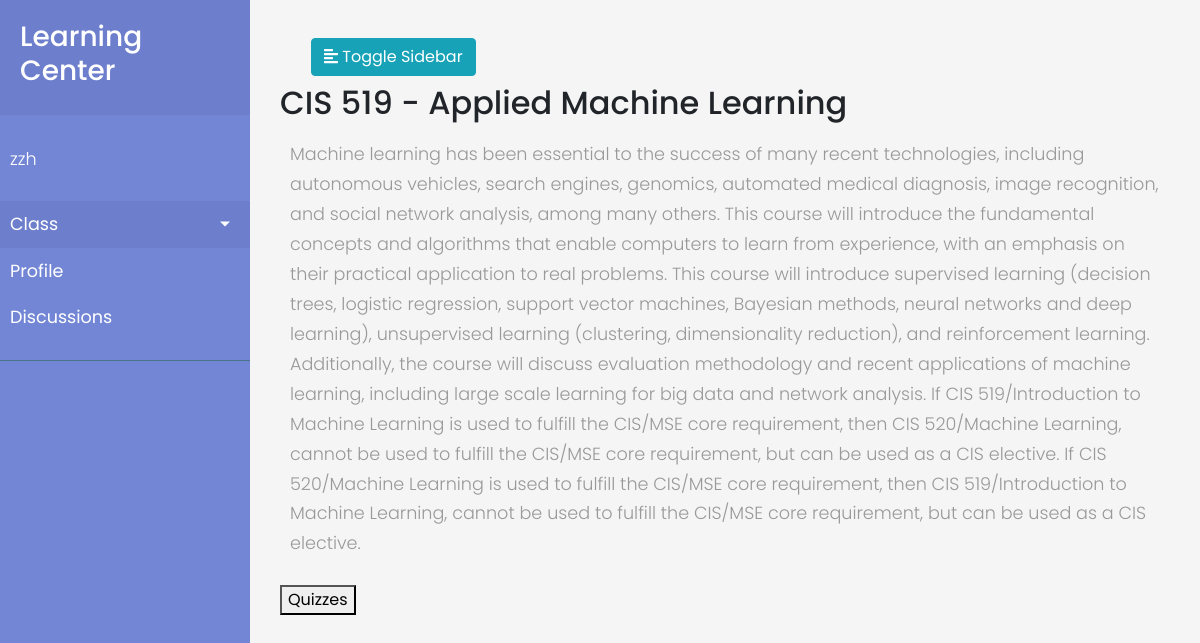
/courses/2/ (signed in), run on the app's committed database.
### accounts/models.py (models this page shows)
class User(AbstractUser):
	is_student = models.BooleanField(default=False)
	is_teacher = models.BooleanField(default=False)
	is_teaching_assistant = models.BooleanField(default=False)
	is_supervisor = models.BooleanField(default=False)

### courses/models.py (models this page shows, shortened)
class Course(models.Model):
    name = models.CharField(max_length=100)
    slug = models.SlugField()
    body = models.TextField()
    pub_date = models.DateTimeField(auto_now_add=True)
    id = models.AutoField(primary_key=True)
    author = models.ForeignKey(User, on_delete=models.CASCADE, default=None)
    class Meta:
        app_label = 'courses'

### courses/views.py (the view)
# urls.py: path('',views.course_detail, name='detail'),
@login_required(login_url="/accounts/login/")
def course_detail(request,id):
	course_info = Course.objects.get(id=id)
	courses = Course.objects.all().order_by('name')
	return render(request,'courses/course_detail.html',{'course':course_info,'courses':courses})

### courses/context_processors.py (called while the page is built)
def courses(request):
	return{
		'courses':Course.objects.all()
	}

### courses/templates/courses/course_detail.html
{% extends 'base_layout.html' %}
{% block content %}
  <div id="content">
    <nav class="navbar navbar-expand-lg navbar-light">
      <div class="container-fluid">
        <button type="button" id="sidebarCollapse" class="btn btn-info">
          <i class="fas fa-align-left"></i>
          <span>Toggle Sidebar</span>
        </button>
      </div>
    </nav>
  	<div class="course-detail">
  		<div class="page-header">
  			<h2>{{course.name}}</h2>
  		</div>
  		<p>
  			{{course.body}}
  		</p>
    <div class="quiz">
      <a href="{% url 'courses:quiz_list' course.id %}">
        <button>Quizzes</button>
      </a>
    </div>
  	</div>
  </div>
{% endblock %}

### templates/base_layout.html (shortened to what this page needs)
{% load static from staticfiles %}
<!doctype html>
<html lang="en">
  <head>
    <link rel="stylesheet" href="https://cdnjs.cloudflare.com/ajax/libs/malihu-custom-scrollbar-plugin/3.1.5/jquery.mCustomScrollbar.min.css">
    <link rel="stylesheet" href="https://stackpath.bootstrapcdn.com/bootstrap/4.1.3/css/bootstrap.min.css">
    <link rel="stylesheet" type="text/css" href="{% static 'css/styles.css' %}" />
  </head>
  <body>
    <div class="wrapper">
      <nav id="sidebar">
        <div class="sidebar-header">
          <h3><a href="{% url 'courses:index' %}"> Learning Center</a></h3>
        </div>
        <ul class="list-unstyled components">
          <p>{{ user.username }}{{user_type}}</p>
          <li class="active">
            <a href="#homeSubmenu" data-toggle="collapse" aria-expanded="false" class="dropdown-toggle">Class</a>
          </li>
          <li><a href="#">Profile</a></li>
          <li><a href="#">Discussions</a></li>
        </ul>
      </nav>
      {% block content %}
      {% endblock %}
      </div>
  </body>
</html>

### assets/css/styles.css (style rules this page uses)
body { font-family: 'Poppins', sans-serif; background-color: #f5f5f5; }
p { font-family: 'Poppins', sans-serif; font-size: 1.1em; font-weight: 300; line-height: 1.7em; color: #999; padding: 10px; }
a, a:hover, a:focus { color: inherit; text-decoration: none; transition: all 0.3s; }
.wrapper { display: flex; width: 100%; }
#sidebar { background: #7386D5; color: #fff; transition: all 0.3s; min-width: 250px; max-width: 250px; height: 100vh; z-index: 999; top: 0; left: 0; position: fixed; }
#sidebar .sidebar-header { padding: 20px; background: #6d7fcc; }
#sidebar ul p { color: #fff; padding: 10px; }
#sidebar ul.components { padding: 20px 0; border-bottom: 1px solid #47748b; }
#sidebar ul li a { padding: 10px; font-size: 1.1em; display: block; color: #fff; }
#sidebar ul li.active > a, a[aria-expanded="true"] { color: #fff; background: #6d7fcc; }
a[data-toggle="collapse"] { position: relative; }
.dropdown-toggle::after { display: black; position: absolute; top: 50%; right: 20px; transform: translateY(-50%); }
#content { width: calc(100% - 250px); top: 0; right: 0; position: absolute; transition: all 0.3s; min-height: 100vh; padding: 30px; }

### data on the page
User: username "zzh"
Course: name "CIS 519 - Applied Machine Learning", body "Machine learning has been essential to the success of many recent technologies, including autonomous vehicles, search engines, genomics, automated medical diagnosis, image recognition, and social network analysis, among many others. This course will introduce the fundamental concepts and algorithms that enable computers to learn from experience, with an emphasis on their practical application to real problems. This course will introduce supervised learning (decision trees, logistic regression, support vector machines, Bayesian methods, neural networks and deep learning), unsupervised learning (clustering, dimensionality reduction), and reinforcement learning. Additionally, the course will…"
